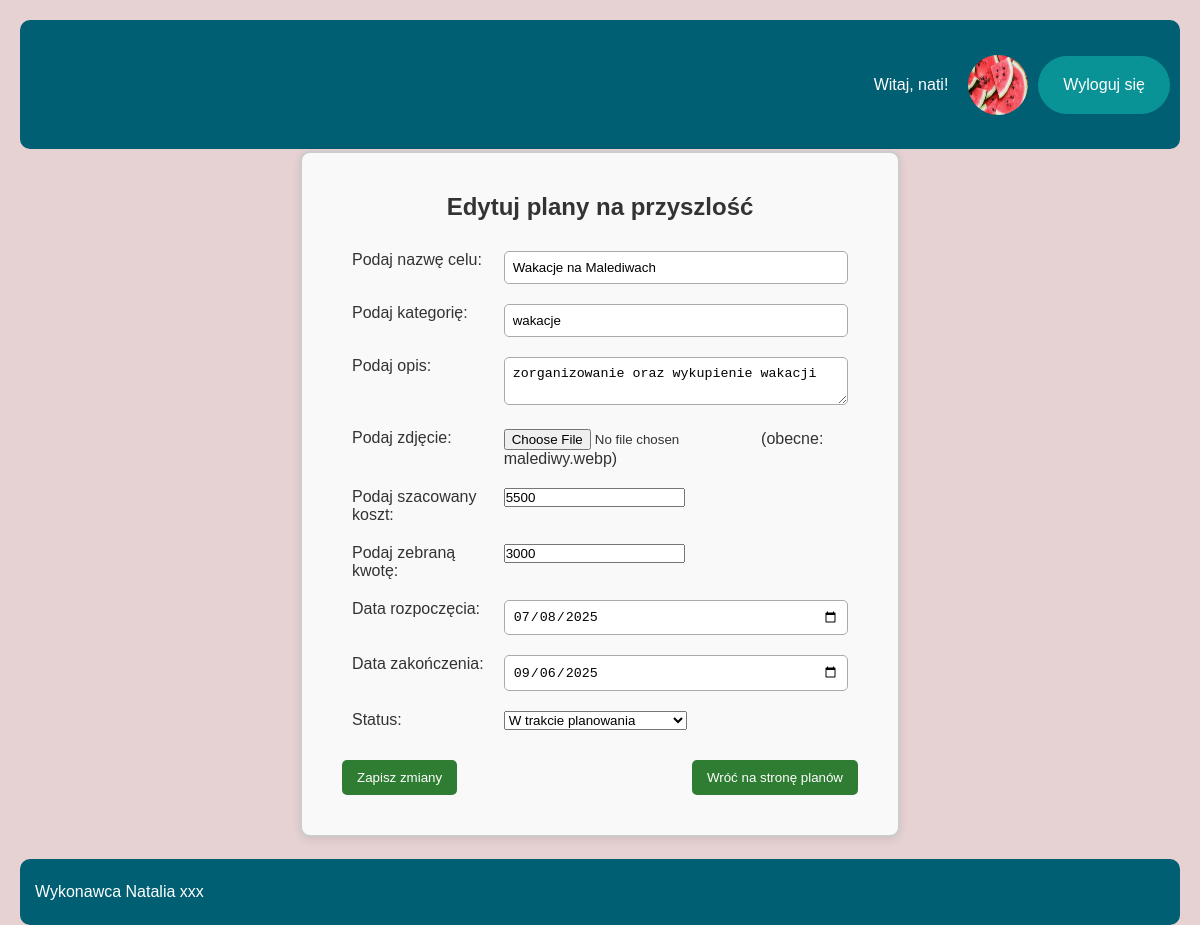
Screenshot of /edycja_celu.php?id=1 (signed in) with the database file from the repository.
### tables this page shows
CREATE TABLE `uzytkownik` (
  `id` int(10) UNSIGNED NOT NULL,
  `imie` varchar(50) NOT NULL,
  `nazwisko` varchar(50) NOT NULL,
  `nick` varchar(50) NOT NULL,
  `haslo` varchar(255) NOT NULL,
  `zdjecie` varchar(50) NOT NULL
);

CREATE TABLE `szczegoly_celu` (
  `id_celu` int(10) UNSIGNED NOT NULL,
  `koszty` int(11) NOT NULL,
  `uzbierana_kwota` int(11) NOT NULL,
  `data_rozpoczecia` date NOT NULL,
  `data_zakonczenia` date NOT NULL,
  `status` enum('nie rozpoczęto planowania','w trakcie planowania','w trakcie wykonywania','ukończony cel') NOT NULL
);

CREATE TABLE `cele` (
  `id` int(10) UNSIGNED NOT NULL,
  `id_uzytkownika` int(10) UNSIGNED NOT NULL,
  `nazwa` varchar(50) NOT NULL,
  `kategoria` varchar(50) NOT NULL,
  `opis` text NOT NULL,
  `zdjecie` varchar(50) NOT NULL
);

### edycja_celu.php (the view, shortened to what this page needs)
<?php
require_once 'baza.php';
$id_celu = $_POST['id'] ?? $_GET['id'] ?? null;
$id_celu = (int)$id_celu;
$username = $_SESSION['nick'];
    $stmt = $conn->prepare("SELECT id FROM uzytkownik WHERE nick = ?");
    $stmt->bind_param("s", $username);
    $stmt->execute();
    $user_result = $stmt->get_result();
$id_uzytkownika = $user_result->fetch_assoc()['id'];
$query = "SELECT c.nazwa, c.kategoria, c.opis, c.zdjecie, s.koszty, s.uzbierana_kwota, s.data_rozpoczecia, s.data_zakonczenia, s.status
            FROM cele c JOIN szczegoly_celu s ON c.id = s.id_celu WHERE c.id = ? AND c.id_uzytkownika = ? ";
    $stmt = $conn->prepare($query);
    $stmt->bind_param("ii", $id_celu, $id_uzytkownika);
    $stmt->execute();
    $result = $stmt->get_result();
$cel = $result->fetch_assoc();
?>
<!DOCTYPE html>
<html lang="pl">
<head>
    <link rel="stylesheet" href="css/style_zadania.css">
</head>
<body>
<?php require_once 'elementy/header.php'; ?>
<article>
    <div class="karta">
    <h2>Edytuj plany na przyszlość</h2>
    <form action="" method="POST" enctype="multipart/form-data">
        <table>
            <tr>
                <td>Podaj nazwę celu:</td>
                <td><input type="text" name="nazwa" value="<?= htmlspecialchars($cel['nazwa']) ?>" required></td>
            </tr>
            <tr>
                <td>Podaj kategorię:</td>
                <td><input type="text" name="kategoria" value="<?= htmlspecialchars($cel['kategoria']) ?>" required></td>
            </tr>
            <tr>
                <td>Podaj opis:</td>
                <td><textarea name="opis" required><?= htmlspecialchars($cel['opis']) ?></textarea></td>
            </tr>
            <tr>
                <td>Podaj zdjęcie:</td>
                <td>
                    <input type="file" name="zdjecie">
                    <?php if (!empty($cel['zdjecie'])): ?>
                        (obecne: <?= htmlspecialchars($cel['zdjecie']) ?>)
                    <?php endif; ?>
                </td>
            </tr>
            <tr>
                <td>Podaj szacowany koszt:</td>
                <td><input type="number" step="0.01" name="koszty" value="<?= $cel['koszty'] ?>" required></td>
            </tr>
            <tr>
                <td>Podaj zebraną kwotę:</td>
                <td><input type="number" step="0.01" name="uzbierana_kwota" value="<?= $cel['uzbierana_kwota'] ?>" required></td>
            </tr>
            <tr>
                <td>Data rozpoczęcia:</td>
                <td><input type="date" name="data_rozpoczecia" value="<?= $cel['data_rozpoczecia'] ?>" required></td>
            </tr>
            <tr>
                <td>Data zakończenia:</td>
                <td><input type="date" name="data_zakonczenia" value="<?= $cel['data_zakonczenia'] ?>" required></td>
            </tr>
            <tr>
                <td>Status:</td>
                <td>
                    <select name="status" required>
                        <option value="w trakcie planowania" <?= $cel['status'] === "w trakcie planowania" ? "selected" : "" ?>>W trakcie planowania</option>
                    </select>
                </td>
            </tr>
        </table>
    <div class="przyciski">
        <button type="submit" class="butLog">Zapisz zmiany</button>
        <a href="cele_uzytkownika.php"><button type="button" class="butLog">Wróć na stronę planów</button></a>
    </div>
    </form>
    </div>
</article>
        <?php require_once 'elementy/footer.php'; ?>
</body>
</html>

### elementy/header.php (shortened to what this page needs)
<?php
require_once 'baza.php';
$username = $_SESSION['nick'];
$query = "SELECT id, zdjecie FROM uzytkownik WHERE nick = ?";
$stmt = $conn->prepare($query);
$stmt->bind_param("s", $username);
$stmt->execute();
$result = $stmt->get_result();
if ($result->num_rows > 0) {
    $user = $result->fetch_assoc();
    $zdjecie = $user['zdjecie'] ? $user['zdjecie'] : 'zdjecia/default.jpg';
    } else {
        echo "Użytkownik nie został znaleziony.";
        exit;
    }
?>
 <header>
        <p class='witaj' >Witaj, <?php echo htmlspecialchars($username); ?>!       </p>
        <img class='zdjUzytkownika' src='zdjecia/<?php echo htmlspecialchars($zdjecie); ?>'>
        <a class="wyloguj" href="home.php">Wyloguj się</a>
</header>

### css/style_zadania.css (style rules this page uses)
* { margin: 0px; padding: 0px; box-sizing: border-box; }
body { font-family: Arial, sans-serif; background-color: #e6d2d2; margin: 20px; padding: 0; color: #333; min-height: 90vh; height: 100%; display: grid; grid-template-rows: 15% 80% 10%; grid-template-columns: 100%; grid-template-areas: "Nawigacja" "Article" "Stopka"; }
header { grid-area: Nawigacja; background-color: #005f73; color: white; border-radius: 10px; display: flex; align-items: center; justify-content: right; }
.wyloguj { gap: 10%; display: inline-block; margin: 5px 10px; background-color: #0a9396; padding: 20px 25px; border-radius: 30px; color: white; text-decoration: none; }
.zdjUzytkownika { display: inline-block; width: 60px; height: 60px; border-radius: 50%; }
.witaj { margin-right: 20px; }
article { grid-area: Article; display: flex; justify-content: center; align-items: center; padding: 20px; }
.karta { width: 600px; max-width: 700px; padding: 40px; border: 2px solid #ccc; border-radius: 10px; background-color: #f9f9f9; box-shadow: 0 2px 10px rgba(0,0,0,0.1); }
.karta h2 { text-align: center; margin-bottom: 20px; }
table { width: 100%; border-collapse: collapse; margin-bottom: 20px; }
td { padding: 10px; vertical-align: top; }
textarea, input[type="text"], input[type="date"], input[type="time"], input[type="password"] { width: 100%; padding: 8px; border-radius: 5px; border: 1px solid #aaa; }
.przyciski { display: flex; justify-content: space-between; gap: 10px; width: 100%; }
button.butLog { padding: 10px 15px; border: none; background-color: #2e7d32; color: white; border-radius: 5px; cursor: pointer; }

### rows the page displays
uzytkownik: zdjecie (picture)
szczegoly_celu: nazwa "Wakacje na Malediwach", kategoria "wakacje", opis "zorganizowanie oraz wykupienie wakacji", id_celu.zdjecie "malediwy.webp", koszty "5500", uzbierana_kwota "3000", data_rozpoczecia "07/08/2025", data_zakonczenia "09/06/2025", status "W trakcie planowania"

### other values shown
$username "nati"
